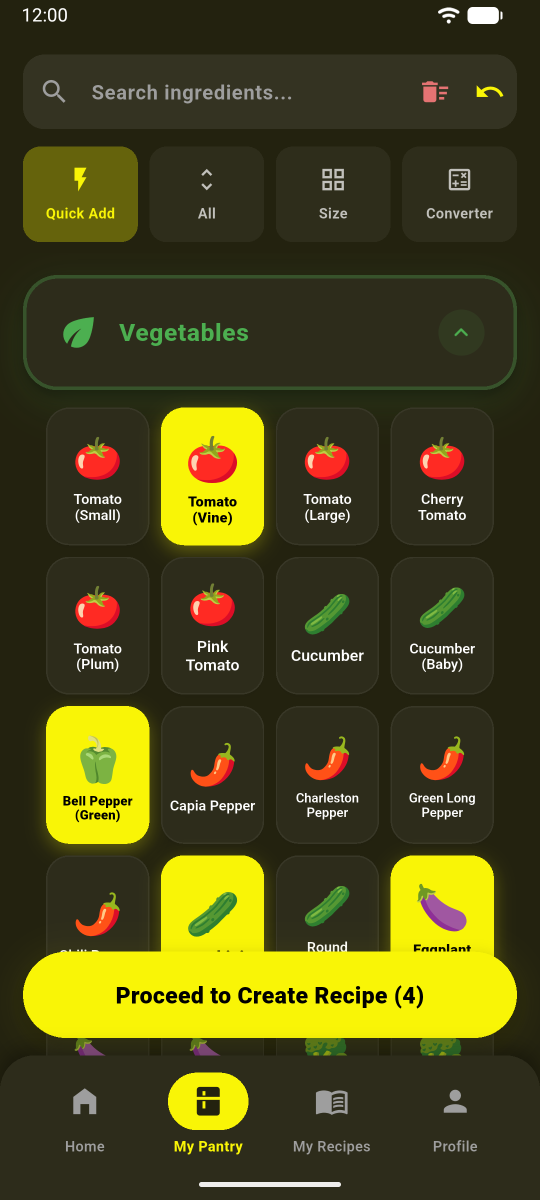
#> input picture .github/showcase/media/screens/02_pantry_pick_ingredients_dark.png, 1080 x 2400 px (shown at 1/2 size); its folder holds 4 pictures in this run
$ python gallery.py
#> lines starting #> are read from the running program, lines starting #| are printed output that depends on the picture; after the words box and inside, x2 and y2 are one past the last pixel; in counts of white or black regions, pixels touching at a corner belong together
"""The screens strip: media/gallery-<lang>.webp

    python tools/gallery.py

Four of the app's screens side by side, each with rounded corners, on a transparent
background so one file sits on both themes (the screens are the app's dark theme).
The English page shows the English cooking step; the Turkish section shows the Turkish
one, which has a cooking timer.
"""
import pathlib

from PIL import Image, ImageDraw

ROOT = pathlib.Path(__file__).resolve().parent.parent
SCREENS = ROOT / "media" / "screens"
STRIPS = {
    "en": ["02_pantry_pick_ingredients_dark", "06a_allergies_dark",
           "04a_recipe_generated_overview_dark", "05a_cooking_mode_step_dark"],
    "tr": ["02_pantry_pick_ingredients_dark_TR", "06a_allergies_dark_TR",
           "04a_recipe_generated_overview_dark_TR", "05b_cooking_mode_step_timer_dark_TR"],
}
SW, SH, GAP, RADIUS, SS = 360, 800, 24, 30, 4


def mask():
    m = Image.new("L", (SW * SS, SH * SS), 0)
#> m: PIL image 1440x3200 L; every value is 0
    ImageDraw.Draw(m).rounded_rectangle((0, 0, SW * SS - 1, SH * SS - 1), RADIUS * SS, fill=255)
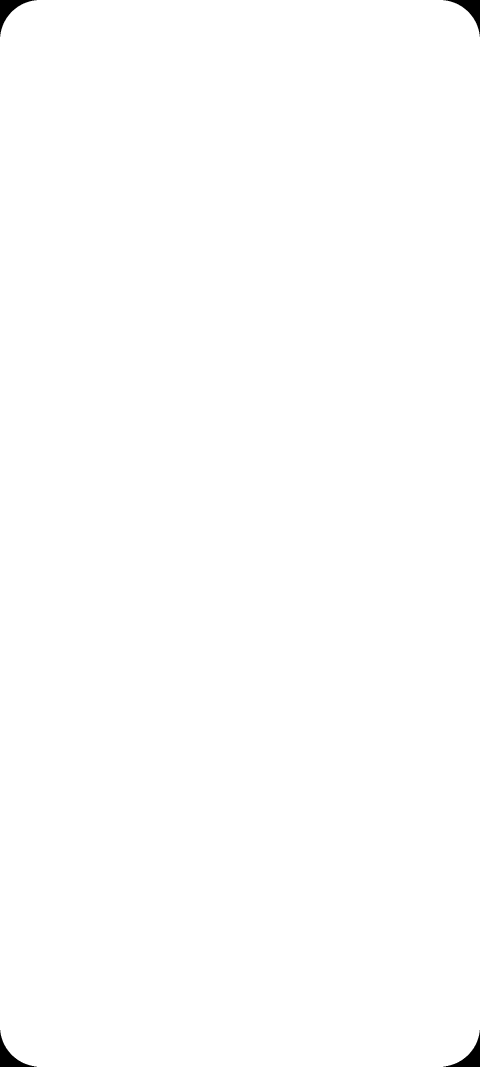
#> m: PIL image 1440x3200 L (shown at 1/3 size); 99.7% white; 4 black regions, box (x1, y1, x2, y2) and area: (0, 0, 110, 110) 3125, (1330, 0, 1440, 110) 3125, (0, 3090, 110, 3200) 3125, (1330, 3090, 1440, 3200) 3125
    return m.resize((SW, SH), Image.LANCZOS)
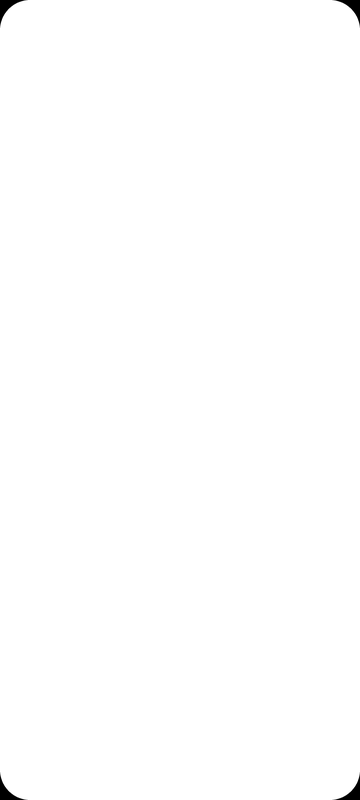
#> returned value: PIL image 360x800 L; min 0, max 255, mean 254.3


def main():
    m = mask()
    for lang, names in STRIPS.items():
        out = Image.new("RGBA", (len(names) * SW + (len(names) - 1) * GAP, SH), (0, 0, 0, 0))
#> out: PIL image 1512x800 RGBA; every value is 0
        for i, n in enumerate(names):
            shot = Image.open(SCREENS / f"{n}.png").convert("RGB").resize((SW, SH), Image.LANCZOS)
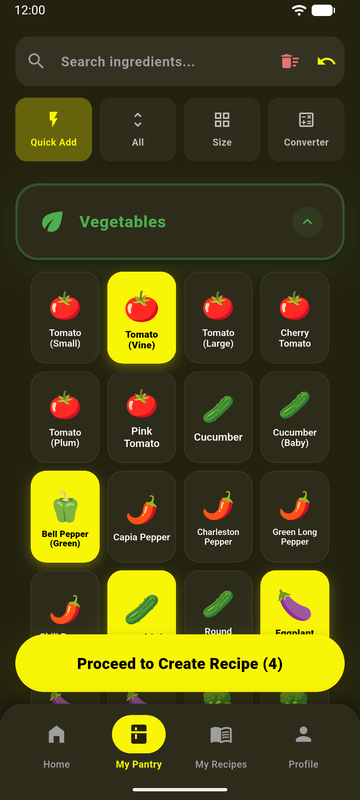
#> shot: PIL image 360x800 RGB; mean R, G, B 76.9, 73.8, 24.7
            out.paste(shot, (i * (SW + GAP), 0), m)
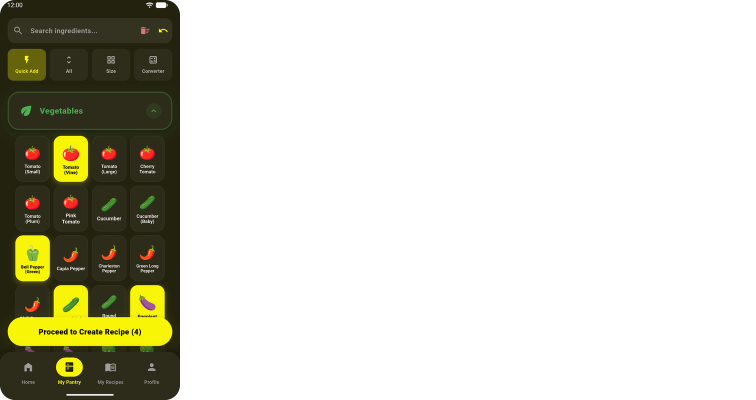
#> out: PIL image 1512x800 RGBA (shown at 1/2 size); mean R, G, B, A 18.3, 17.5, 5.9, 60.5; transparent parts drawn white
        path = ROOT / "media" / f"gallery-{lang}.webp"
        out.save(path, quality=86, method=6)
        print(path.relative_to(ROOT), out.size, f"{path.stat().st_size / 1e3:.0f} kB")


if __name__ == "__main__":
#> (the run stopped early here; a loop or call above may not have finished)
